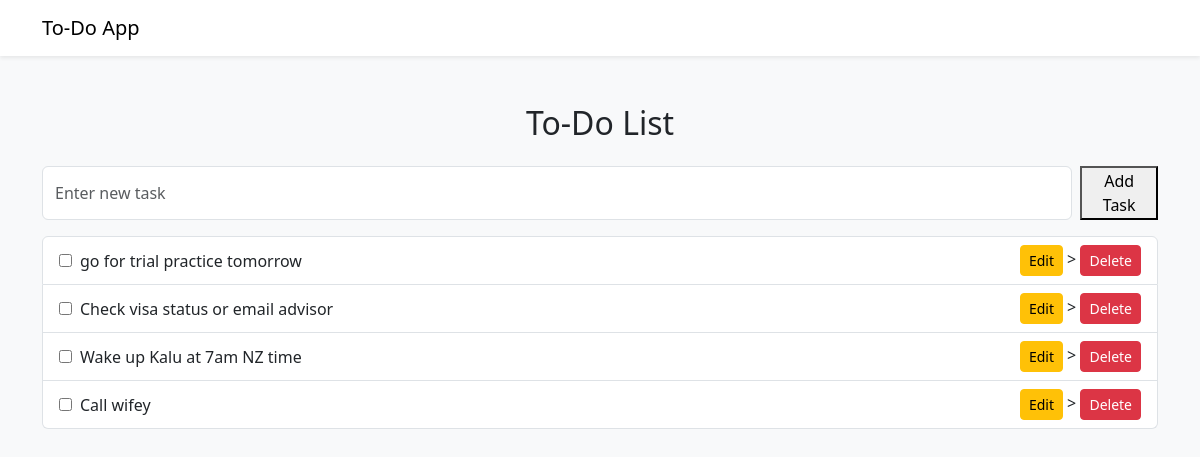
Before: / with the older database file.
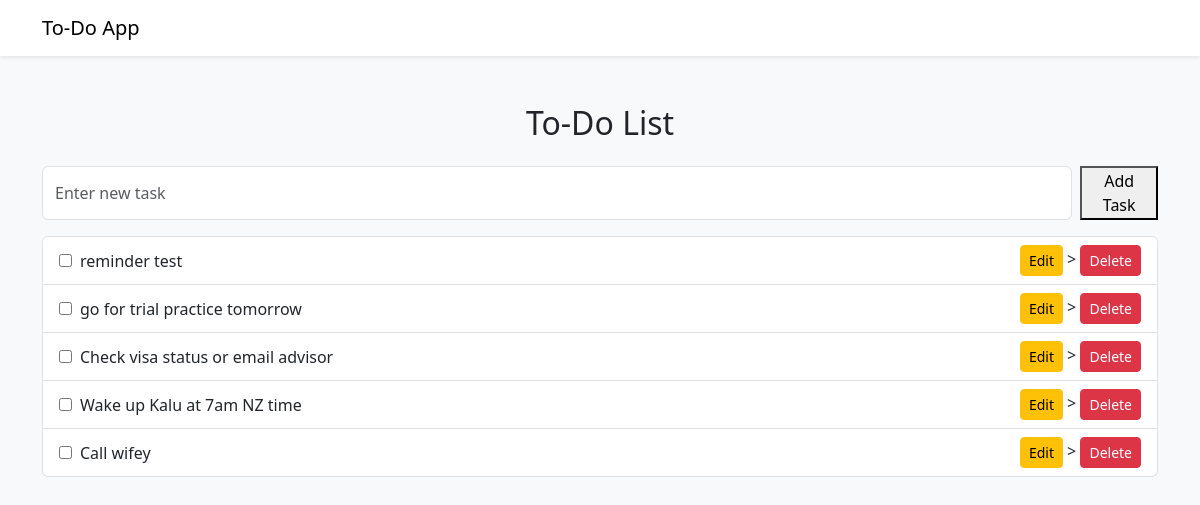
After: the same page with the newer database file.
### tables this page shows
CREATE TABLE tasks(
                id INTEGER PRIMARY KEY AUTOINCREMENT,
                title TEXT NOT NULL
        , completed INTEGER DEFAULT 0, due_date TEXT DEFAULT NULL, reminder_at TEXT DEFAULT NULL, reminder_sent TEXT DEFAULT 0);

### app.py (the view)
@app.route("/")
def index():
    conn = get_db_connection()
    tasks = conn.execute("SELECT * FROM tasks ORDER BY id DESC").fetchall()
    conn.close()
    return render_template("index.html", tasks=tasks)

### app.py (called while the page is built)
def get_db_connection():
    conn = sqlite3.connect("task.db")
    conn.row_factory = sqlite3.Row
    return conn

### templates/index.html (shortened to what this page needs)
{% extends "base.html" %}
{% block content %}
<h2 class="text-center mb-4">To-Do List</h2>
 <form action="{{ url_for('add_task') }}" method="post" class="d-flex mb-3">
     <input type="text" name="task" placeholder="Enter new task" class="form-control me-2" required>
     <button type="submit">Add Task</button>
</form>
 <ul class="list-group">
    {% for task in tasks %}
    <li class="list-group-item d-flex justify-content-between align-items-center">
        <div class="d-flex align-items-center gap-2" style="flex:1">
            <form action="{{ url_for('toggle_task', task_id=task['id']) }}" method="POST" >
                <input type="checkbox" onchange="this.form.submit()" {% if task['completed'] == 1 %} checked {% endif %}>
            </form>
            <div>
                <div>
                    <span class="{% if task['completed'] == 1 %} text-decoration-line-through text-muted {% endif %}">
                        {{ task['title'] }}
                    </span>
                </div>
            </div>
        </div>
        <div>
            <a href="{{ url_for('edit_task', id=task['id']) }}" class="btn btn-warning btn-sm">Edit</a>
            >
            <form action="{{ url_for('delete_task', task_id=task['id']) }}" method="POST" style="display:inline;">
                <button type="submit" class="btn btn-danger btn-sm">Delete</button>
            </form>
        </div>
    </li>
    {% else %}
    <li class="list-group-item">No tasks available. Add your First Task</li>
    {% endfor %}
 </ul>
{% endblock %}

### templates/base.html (shortened to what this page needs)
<!DOCTYPE html>
<html lang="en">
    <head>
        <link href="https://cdn.jsdelivr.net/npm/bootstrap@5.3.0/dist/css/bootstrap.min.css" rel="stylesheet">
    </head>
    <body class="bg-light">
        <nav class="navbar navbar-light bg-white shadow-sm">
            <div class="container">
                <a class="navbar-brand" href="{{ url_for('index') }}">To-Do App</a>
            </div>
        </nav>
        <div class="container mt-5">
            {% block content %}{% endblock %}
        </div>
    </body>
</html>

Changed rows visible on the page:
added tasks: title "reminder test"
